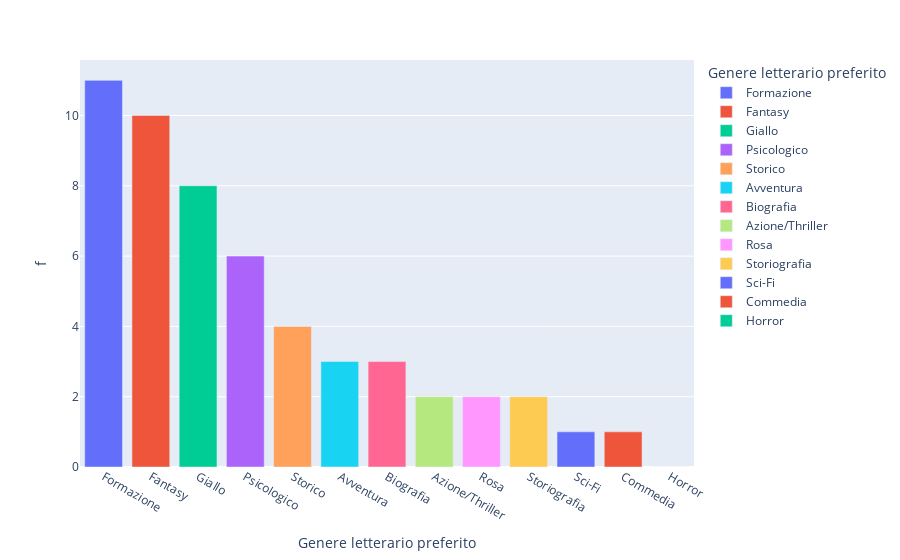

Notebook code for this chart:
### Code cell
# Convert the genre list into a df
df_genre = pd.DataFrame(reformatQuest['Genere letterario preferito'], columns=['Genere letterario preferito'])

# Count occurrences, transform in a df and rename
counts = df['Genere letterario preferito']\
    .value_counts()\
    .to_frame()\
    .rename(columns={'Genere letterario preferito': 'f'})

# Join the previous two, replace NaN with 0s and sort everything for better view
df_genre = df_genre\
    .join(counts, on='Genere letterario preferito')\
    .replace(np.NaN, 0)\
    .sort_values(by='f', ascending=False)

# From float to int
df_genre['f'] = df_genre['f'].astype(int)

# Plot everything
bar_genre = px.bar(df_genre, x = 'Genere letterario preferito', y = 'f', color='Genere letterario preferito')
bar_genre.show()
force = False
if not os.path.isfile('./plot/bar_genre.html') or force:
    bar_genre.write_html('./plot/bar_genre.html')
    bar_genre.write_image('./plot/bar_genre.png')

### Figure 1 — Plotly figure (JSON) as saved in the notebook; plotly's stock layout.template omitted (floating-point values rounded to 4 significant figures)
{"data": [{"alignmentgroup": "True", "hovertemplate": "Genere letterario preferito=%{x}<br>f=%{y}<extra></extra>", "legendgroup": "Formazione", "marker": {"color": "#636efa"}, "name": "Formazione", "offsetgroup": "Formazione", "orientation": "v", "showlegend": true, "textposition": "auto", "type": "bar", "x": ["Formazione"], "xaxis": "x", "y": [11], "yaxis": "y"}, {"alignmentgroup": "True", "hovertemplate": "Genere letterario preferito=%{x}<br>f=%{y}<extra></extra>", "legendgroup": "Fantasy", "marker": {"color": "#EF553B"}, "name": "Fantasy", "offsetgroup": "Fantasy", "orientation": "v", "showlegend": true, "textposition": "auto", "type": "bar", "x": ["Fantasy"], "xaxis": "x", "y": [10], "yaxis": "y"}, {"alignmentgroup": "True", "hovertemplate": "Genere letterario preferito=%{x}<br>f=%{y}<extra></extra>", "legendgroup": "Giallo", "marker": {"color": "#00cc96"}, "name": "Giallo", "offsetgroup": "Giallo", "orientation": "v", "showlegend": true, "textposition": "auto", "type": "bar", "x": ["Giallo"], "xaxis": "x", "y": [8], "yaxis": "y"}, {"alignmentgroup": "True", "hovertemplate": "Genere letterario preferito=%{x}<br>f=%{y}<extra></extra>", "legendgroup": "Psicologico", "marker": {"color": "#ab63fa"}, "name": "Psicologico", "offsetgroup": "Psicologico", "orientation": "v", "showlegend": true, "textposition": "auto", "type": "bar", "x": ["Psicologico"], "xaxis": "x", "y": [6], "yaxis": "y"}, {"alignmentgroup": "True", "hovertemplate": "Genere letterario preferito=%{x}<br>f=%{y}<extra></extra>", "legendgroup": "Storico", "marker": {"color": "#FFA15A"}, "name": "Storico", "offsetgroup": "Storico", "orientation": "v", "showlegend": true, "textposition": "auto", "type": "bar", "x": ["Storico"], "xaxis": "x", "y": [4], "yaxis": "y"}, {"alignmentgroup": "True", "hovertemplate": "Genere letterario preferito=%{x}<br>f=%{y}<extra></extra>", "legendgroup": "Avventura", "marker": {"color": "#19d3f3"}, "name": "Avventura", "offsetgroup": "Avventura", "orientation": "v", "showlegend": true, "textposition": "auto", "type": "bar", "x": ["Avventura"], "xaxis": "x", "y": [3], "yaxis": "y"}, {"alignmentgroup": "True", "hovertemplate": "Genere letterario preferito=%{x}<br>f=%{y}<extra></extra>", "legendgroup": "Biografia", "marker": {"color": "#FF6692"}, "name": "Biografia", "offsetgroup": "Biografia", "orientation": "v", "showlegend": true, "textposition": "auto", "type": "bar", "x": ["Biografia"], "xaxis": "x", "y": [3], "yaxis": "y"}, {"alignmentgroup": "True", "hovertemplate": "Genere letterario preferito=%{x}<br>f=%{y}<extra></extra>", "legendgroup": "Azione/Thriller", "marker": {"color": "#B6E880"}, "name": "Azione/Thriller", "offsetgroup": "Azione/Thriller", "orientation": "v", "showlegend": true, "textposition": "auto", "type": "bar", "x": ["Azione/Thriller"], "xaxis": "x", "y": [2], "yaxis": "y"}, {"alignmentgroup": "True", "hovertemplate": "Genere letterario preferito=%{x}<br>f=%{y}<extra></extra>", "legendgroup": "Rosa", "marker": {"color": "#FF97FF"}, "name": "Rosa", "offsetgroup": "Rosa", "orientation": "v", "showlegend": true, "textposition": "auto", "type": "bar", "x": ["Rosa"], "xaxis": "x", "y": [2], "yaxis": "y"}, {"alignmentgroup": "True", "hovertemplate": "Genere letterario preferito=%{x}<br>f=%{y}<extra></extra>", "legendgroup": "Storiografia", "marker": {"color": "#FECB52"}, "name": "Storiografia", "offsetgroup": "Storiografia", "orientation": "v", "showlegend": true, "textposition": "auto", "type": "bar", "x": ["Storiografia"], "xaxis": "x", "y": [2], "yaxis": "y"}, {"alignmentgroup": "True", "hovertemplate": "Genere letterario preferito=%{x}<br>f=%{y}<extra></extra>", "legendgroup": "Sci-Fi", "marker": {"color": "#636efa"}, "name": "Sci-Fi", "offsetgroup": "Sci-Fi", "orientation": "v", "showlegend": true, "textposition": "auto", "type": "bar", "x": ["Sci-Fi"], "xaxis": "x", "y": [1], "yaxis": "y"}, {"alignmentgroup": "True", "hovertemplate": "Genere letterario preferito=%{x}<br>f=%{y}<extra></extra>", "legendgroup": "Commedia", "marker": {"color": "#EF553B"}, "name": "Commedia", "offsetgroup": "Commedia", "orientation": "v", "showlegend": true, "textposition": "auto", "type": "bar", "x": ["Commedia"], "xaxis": "x", "y": [1], "yaxis": "y"}, {"alignmentgroup": "True", "hovertemplate": "Genere letterario preferito=%{x}<br>f=%{y}<extra></extra>", "legendgroup": "Horror", "marker": {"color": "#00cc96"}, "name": "Horror", "offsetgroup": "Horror", "orientation": "v", "showlegend": true, "textposition": "auto", "type": "bar", "x": ["Horror"], "xaxis": "x", "y": [0], "yaxis": "y"}], "layout": {"barmode": "relative", "legend": {"title": {"text": "Genere letterario preferito"}, "tracegroupgap": 0}, "margin": {"t": 60}, "xaxis": {"anchor": "y", "categoryarray": ["Formazione", "Fantasy", "Giallo", "Psicologico", "Storico", "Avventura", "Biografia", "Azione/Thriller", "Rosa", "Storiografia", "Sci-Fi", "Commedia", "Horror"], "categoryorder": "array", "domain": [0.0, 1.0], "title": {"text": "Genere letterario preferito"}}, "yaxis": {"anchor": "x", "domain": [0.0, 1.0], "title": {"text": "f"}}}}
